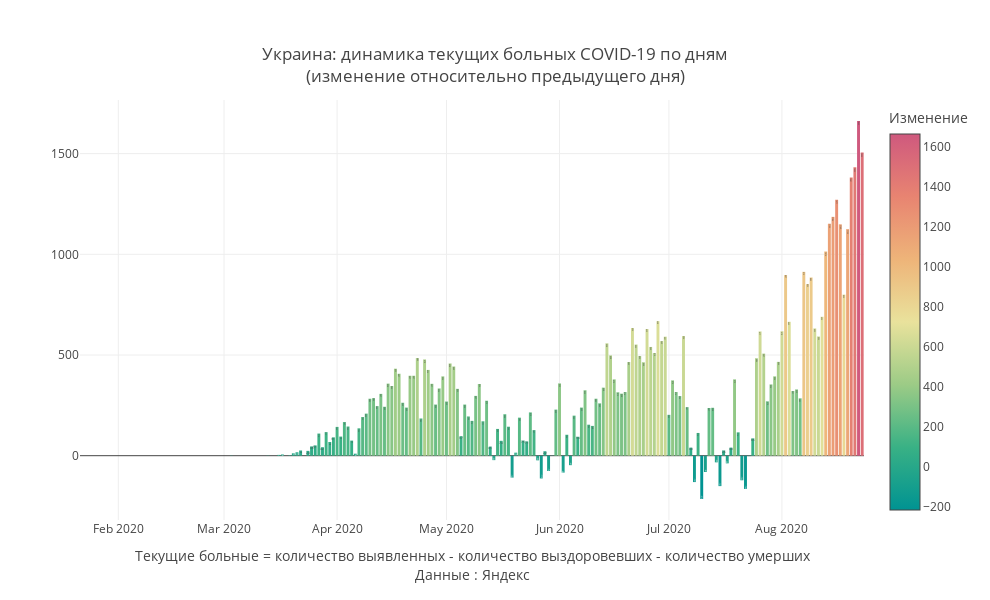

Notebook code cell kept with this figure:
### Code cell
mask = X.Country ==my_country
#mask = (X.Date>'2020-05-01')&(X.Region==my_region)
Y = X[mask]

#Y['base'] = Y['Change_dayconf']*Y['Change_dayconf'].apply(lambda d:0 if d>0 else 1)
Y['Date']= pd.to_datetime(Y.Date)
fig = go.Figure()
fig.add_trace(
              go.Bar(x = Y.Date,y=Y.Change_remill,text = Y['Change_remill'],textposition = 'inside',
                
                #marker_color=Y['Change_remill'].apply(lambda d:'crimson' if d>0 else 'green'),
                marker_color = Y['Change_remill'],marker_colorscale = 'Temps',marker_colorbar ={'tickmode':'auto',
                                    'title':{'text':'Изменение','side':'top'}})     
                )
fig.update_layout(
    annotations=[
#         dict(
#             x='2020-04-13',
#             y=10594,
#             xref="x",
#             yref="y",
#             text="Введение<br>пропускной<br>системы в Москве",
#             showarrow=True,
#             arrowhead=2,
#             ax=0,
#             ay=-60),
#         dict(
#             x='2020-06-09',
#             y=-3877,
#             xref="x",
#             yref="y",
#             text="Отмена<br>пропускной<br>системы в Москве",
#             showarrow=True,
#             arrowhead=2,
#             ax=-20,
#             ay=40),
#         dict(
#             x='2020-05-20',
#             y=-2816,
#             xref="x",
#             yref="y",
#             text="20 мая",
#             showarrow=True,
#             arrowhead=2,
#             ax=-20,
#             ay=40),
        
        dict(x=0.5,y=-0.15,
            showarrow=False,
            text="",
            xref="paper",
            yref="paper")],
                  title=f'{my_country}: динамика текущих больных COVID-19 по дням<br>(изменение относительно предыдущего дня)',
                  title_x = 0.5,
                  title_y= 0.9,
                  title_xanchor = "center",
                  title_yanchor = "bottom", 
                  legend_x = 0.05,legend_y = 0.98,
                  width = 990, height = 600,template = 'gridon',
    
    
                  xaxis_title='Текущие больные = количество выявленных - количество выздоровевших - количество умерших'+
                               '<br>Данные : Яндекс',
    yaxis_title = ' '
)


fig.show()

### Figure 1 — Plotly figure (JSON) as saved in the notebook; plotly's stock layout.template omitted (floating-point values rounded to 4 significant figures; data arrays with more than 128 entries replaced by an {"elided": "..."} marker saying what was removed)
{"data": [{"marker": {"color": {"elided": "215 int values"}, "colorbar": {"tickmode": "auto", "title": {"side": "top", "text": "Изменение"}}, "colorscale": [[0, "rgb(0, 147, 146)"], [0.1667, "rgb(57, 177, 133)"], [0.3333, "rgb(156, 203, 134)"], [0.5, "rgb(233, 226, 156)"], [0.6667, "rgb(238, 180, 121)"], [0.8333, "rgb(232, 132, 113)"], [1, "rgb(207, 89, 126)"]]}, "text": {"elided": "215 int values"}, "textposition": "inside", "type": "bar", "x": {"elided": "215 str values"}, "y": {"elided": "215 int values"}}], "layout": {"annotations": [{"showarrow": false, "text": "", "x": 0.5, "xref": "paper", "y": -0.15, "yref": "paper"}], "height": 600, "legend": {"x": 0.05, "y": 0.98}, "title": {"text": "Украина: динамика текущих больных COVID-19 по дням<br>(изменение относительно предыдущего дня)", "x": 0.5, "xanchor": "center", "y": 0.9, "yanchor": "bottom"}, "width": 990, "xaxis": {"title": {"text": "Текущие больные = количество выявленных - количество выздоровевших - количество умерших<br>Данные : Яндекс"}}, "yaxis": {"title": {"text": " "}}}}
